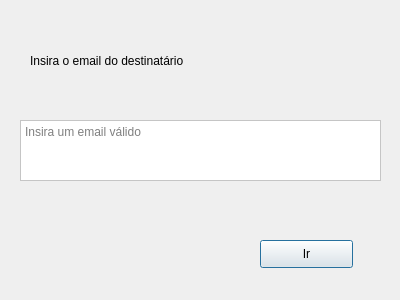
<?xml version="1.0" encoding="UTF-8"?>
<ui version="4.0">
 <class>Dialog</class>
 <widget class="QDialog" name="Dialog">
  <property name="geometry">
   <rect>
    <x>0</x>
    <y>0</y>
    <width>400</width>
    <height>300</height>
   </rect>
  </property>
  <property name="minimumSize">
   <size>
    <width>400</width>
    <height>300</height>
   </size>
  </property>
  <property name="maximumSize">
   <size>
    <width>400</width>
    <height>300</height>
   </size>
  </property>
  <property name="windowTitle">
   <string>Enviar relatório por email</string>
  </property>
  <property name="windowIcon">
   <iconset>
    <normaloff>../imgs/icone_secundario.png</normaloff>../imgs/icone_secundario.png</iconset>
  </property>
  <widget class="QTextEdit" name="email_caixa">
   <property name="geometry">
    <rect>
     <x>20</x>
     <y>120</y>
     <width>361</width>
     <height>61</height>
    </rect>
   </property>
   <property name="styleSheet">
    <string notr="true">QTextEdit{
font: 13pt &quot;Lucida Console&quot;;
color: black;
background-color: white;
}</string>
   </property>
   <property name="placeholderText">
    <string>Insira um email válido</string>
   </property>
  </widget>
  <widget class="QLabel" name="texto_aviso">
   <property name="geometry">
    <rect>
     <x>30</x>
     <y>30</y>
     <width>351</width>
     <height>61</height>
    </rect>
   </property>
   <property name="styleSheet">
    <string notr="true">QLabel{
font: 18pt &quot;Lucida Console&quot;;
color: black
}</string>
   </property>
   <property name="text">
    <string>Insira o email do destinatário</string>
   </property>
   <property name="wordWrap">
    <bool>true</bool>
   </property>
  </widget>
  <widget class="QLabel" name="label">
   <property name="geometry">
    <rect>
     <x>0</x>
     <y>0</y>
     <width>400</width>
     <height>300</height>
    </rect>
   </property>
   <property name="minimumSize">
    <size>
     <width>400</width>
     <height>300</height>
    </size>
   </property>
   <property name="maximumSize">
    <size>
     <width>400</width>
     <height>300</height>
    </size>
   </property>
   <property name="text">
    <string/>
   </property>
   <property name="pixmap">
    <pixmap>../imgs/background_kairos_dialago.png</pixmap>
   </property>
  </widget>
  <widget class="QPushButton" name="Ir">
   <property name="geometry">
    <rect>
     <x>260</x>
     <y>240</y>
     <width>93</width>
     <height>28</height>
    </rect>
   </property>
   <property name="styleSheet">
    <string notr="true">QPushButton{
color: black;
	font: 75 10pt &quot;Arial&quot;;
}

QPushButton:hover{
background-color: rgb(227, 227, 227);
	font: 75 10pt &quot;Arial&quot;;
}

QPushButton:clicked{
}</string>
   </property>
   <property name="text">
    <string>Ir</string>
   </property>
  </widget>
  <zorder>label</zorder>
  <zorder>email_caixa</zorder>
  <zorder>texto_aviso</zorder>
  <zorder>Ir</zorder>
 </widget>
 <resources/>
 <connections/>
</ui>
